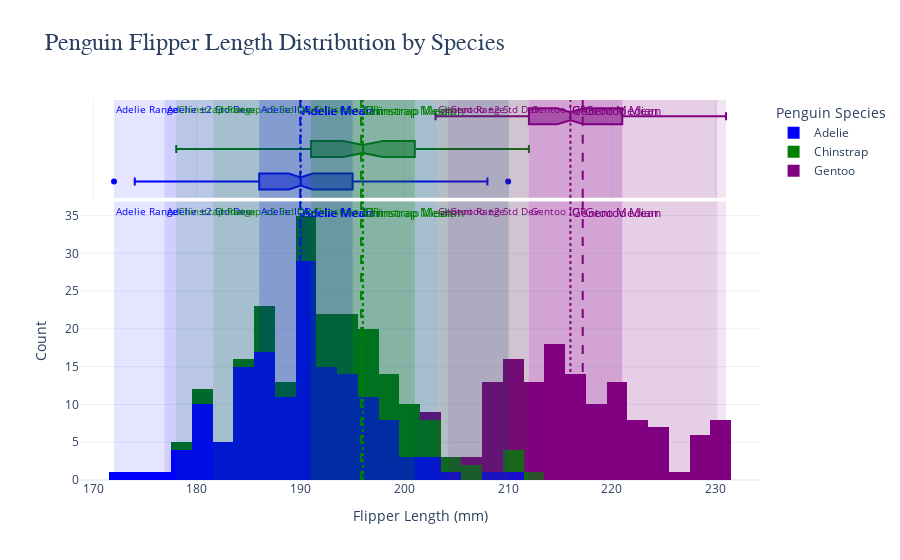

The notebook cell this image was saved under:
### Code cell
#Second graph

import plotly.express as px
import plotly.graph_objects as go
import seaborn as sns
import pandas as pd

# Load the penguins dataset
penguins = sns.load_dataset("penguins")

# Remove rows with missing data for flipper_length_mm
penguins = penguins.dropna(subset=["flipper_length_mm"])

# Color palette for species
species_colors = {
    'Adelie': 'blue',
    'Chinstrap': 'green',
    'Gentoo': 'purple'
}

# Create the histogram for each species
fig = px.histogram(penguins, x="flipper_length_mm", color="species", marginal="box", nbins=30,
                   title="Penguin Flipper Length Distribution by Species", color_discrete_map=species_colors)

# Customize the layout for better aesthetics
fig.update_layout(
    xaxis_title="Flipper Length (mm)",
    yaxis_title="Count",
    title_font=dict(size=24, family="Arial"),
    legend_title_text="Penguin Species",
    legend=dict(title_font=dict(size=14), font=dict(size=12)),
    template="plotly_white",
)

# Add vertical lines and rectangles for each species
for species in penguins["species"].unique():
    # Subset data for the species
    species_data = penguins[penguins["species"] == species]["flipper_length_mm"]
    
    # Calculate statistics
    mean_fl = species_data.mean()
    median_fl = species_data.median()
    min_fl = species_data.min()
    max_fl = species_data.max()
    q1_fl = species_data.quantile(0.25)
    q3_fl = species_data.quantile(0.75)
    std_fl = species_data.std()

    # Species-specific color for lines and rectangles
    color = species_colors[species]

    # Add vertical lines for mean and median
    fig.add_vline(x=mean_fl, line=dict(color=color, width=2, dash="dash"),
                  annotation_text=f"{species} Mean", annotation_position="top right", 
                  annotation_font_size=12, annotation_font_color=color)

    fig.add_vline(x=median_fl, line=dict(color=color, width=2, dash="dot"),
                  annotation_text=f"{species} Median", annotation_position="top right", 
                  annotation_font_size=12, annotation_font_color=color)

    # Add vertical rectangles for range, IQR, and two standard deviations from the mean
    # Range
    fig.add_vrect(x0=min_fl, x1=max_fl, line_width=0, fillcolor=color, opacity=0.1, 
                  annotation_text=f"{species} Range", annotation_position="top left",
                  annotation_font_size=10, annotation_font_color=color)
    
    # IQR
    fig.add_vrect(x0=q1_fl, x1=q3_fl, line_width=0, fillcolor=color, opacity=0.2, 
                  annotation_text=f"{species} IQR", annotation_position="top left",
                  annotation_font_size=10, annotation_font_color=color)
    
    # Two standard deviations from the mean
    fig.add_vrect(x0=mean_fl - 2 * std_fl, x1=mean_fl + 2 * std_fl, line_width=0, fillcolor=color, opacity=0.1, 
                  annotation_text=f"{species} ±2 Std Dev", annotation_position="top left",
                  annotation_font_size=10, annotation_font_color=color)

# Show the plot
fig.show(renderer="png")

### Figure 1 — Plotly figure (JSON) as saved in the notebook; plotly's stock layout.template omitted (floating-point values rounded to 4 significant figures; data arrays with more than 128 entries replaced by an {"elided": "..."} marker saying what was removed)
{"data": [{"alignmentgroup": "True", "bingroup": "x", "hovertemplate": "species=Adelie<br>flipper_length_mm=%{x}<br>count=%{y}<extra></extra>", "legendgroup": "Adelie", "marker": {"color": "blue", "pattern": {"shape": ""}}, "name": "Adelie", "nbinsx": 30, "offsetgroup": "Adelie", "orientation": "v", "showlegend": true, "type": "histogram", "x": {"elided": "151 int values"}, "xaxis": "x", "yaxis": "y"}, {"alignmentgroup": "True", "hovertemplate": "species=Adelie<br>flipper_length_mm=%{x}<extra></extra>", "legendgroup": "Adelie", "marker": {"color": "blue"}, "name": "Adelie", "notched": true, "offsetgroup": "Adelie", "showlegend": false, "type": "box", "x": {"elided": "151 int values"}, "xaxis": "x2", "yaxis": "y2"}, {"alignmentgroup": "True", "bingroup": "x", "hovertemplate": "species=Chinstrap<br>flipper_length_mm=%{x}<br>count=%{y}<extra></extra>", "legendgroup": "Chinstrap", "marker": {"color": "green", "pattern": {"shape": ""}}, "name": "Chinstrap", "nbinsx": 30, "offsetgroup": "Chinstrap", "orientation": "v", "showlegend": true, "type": "histogram", "x": [192, 196, 193, 188, 197, 198, 178, 197, 195, 198, 193, 194, 185, 201, 190, 201, 197, 181, 190, 195, 181, 191, 187, 193, 195, 197, 200, 200, 191, 205, 187, 201, 187, 203, 195, 199, 195, 210, 192, 205, 210, 187, 196, 196, 196, 201, 190, 212, 187, 198, 199, 201, 193, 203, 187, 197, 191, 203, 202, 194, 206, 189, 195, 207, 202, 193, 210, 198], "xaxis": "x", "yaxis": "y"}, {"alignmentgroup": "True", "hovertemplate": "species=Chinstrap<br>flipper_length_mm=%{x}<extra></extra>", "legendgroup": "Chinstrap", "marker": {"color": "green"}, "name": "Chinstrap", "notched": true, "offsetgroup": "Chinstrap", "showlegend": false, "type": "box", "x": [192, 196, 193, 188, 197, 198, 178, 197, 195, 198, 193, 194, 185, 201, 190, 201, 197, 181, 190, 195, 181, 191, 187, 193, 195, 197, 200, 200, 191, 205, 187, 201, 187, 203, 195, 199, 195, 210, 192, 205, 210, 187, 196, 196, 196, 201, 190, 212, 187, 198, 199, 201, 193, 203, 187, 197, 191, 203, 202, 194, 206, 189, 195, 207, 202, 193, 210, 198], "xaxis": "x2", "yaxis": "y2"}, {"alignmentgroup": "True", "bingroup": "x", "hovertemplate": "species=Gentoo<br>flipper_length_mm=%{x}<br>count=%{y}<extra></extra>", "legendgroup": "Gentoo", "marker": {"color": "purple", "pattern": {"shape": ""}}, "name": "Gentoo", "nbinsx": 30, "offsetgroup": "Gentoo", "orientation": "v", "showlegend": true, "type": "histogram", "x": [211, 230, 210, 218, 215, 210, 211, 219, 209, 215, 214, 216, 214, 213, 210, 217, 210, 221, 209, 222, 218, 215, 213, 215, 215, 215, 216, 215, 210, 220, 222, 209, 207, 230, 220, 220, 213, 219, 208, 208, 208, 225, 210, 216, 222, 217, 210, 225, 213, 215, 210, 220, 210, 225, 217, 220, 208, 220, 208, 224, 208, 221, 214, 231, 219, 230, 214, 229, 220, 223, 216, 221, 221, 217, 216, 230, 209, 220, 215, 223, 212, 221, 212, 224, 212, 228, 218, 218, 212, 230, 218, 228, 212, 224, 214, 226, 216, 222, 203, 225, 219, 228, 215, 228, 216, 215, 210, 219, 208, 209, 216, 229, 213, 230, 217, 230, 217, 222, 214, 215, 222, 212, 213], "xaxis": "x", "yaxis": "y"}, {"alignmentgroup": "True", "hovertemplate": "species=Gentoo<br>flipper_length_mm=%{x}<extra></extra>", "legendgroup": "Gentoo", "marker": {"color": "purple"}, "name": "Gentoo", "notched": true, "offsetgroup": "Gentoo", "showlegend": false, "type": "box", "x": [211, 230, 210, 218, 215, 210, 211, 219, 209, 215, 214, 216, 214, 213, 210, 217, 210, 221, 209, 222, 218, 215, 213, 215, 215, 215, 216, 215, 210, 220, 222, 209, 207, 230, 220, 220, 213, 219, 208, 208, 208, 225, 210, 216, 222, 217, 210, 225, 213, 215, 210, 220, 210, 225, 217, 220, 208, 220, 208, 224, 208, 221, 214, 231, 219, 230, 214, 229, 220, 223, 216, 221, 221, 217, 216, 230, 209, 220, 215, 223, 212, 221, 212, 224, 212, 228, 218, 218, 212, 230, 218, 228, 212, 224, 214, 226, 216, 222, 203, 225, 219, 228, 215, 228, 216, 215, 210, 219, 208, 209, 216, 229, 213, 230, 217, 230, 217, 222, 214, 215, 222, 212, 213], "xaxis": "x2", "yaxis": "y2"}], "layout": {"annotations": [{"font": {"color": "blue", "size": 12}, "showarrow": false, "text": "Adelie Mean", "x": 190.0, "xanchor": "left", "xref": "x", "y": 1, "yanchor": "top", "yref": "y domain"}, {"font": {"color": "blue", "size": 12}, "showarrow": false, "text": "Adelie Mean", "x": 190.0, "xanchor": "left", "xref": "x2", "y": 1, "yanchor": "top", "yref": "y2 domain"}, {"font": {"color": "blue", "size": 12}, "showarrow": false, "text": "Adelie Median", "x": 190, "xanchor": "left", "xref": "x", "y": 1, "yanchor": "top", "yref": "y domain"}, {"font": {"color": "blue", "size": 12}, "showarrow": false, "text": "Adelie Median", "x": 190, "xanchor": "left", "xref": "x2", "y": 1, "yanchor": "top", "yref": "y2 domain"}, {"font": {"color": "blue", "size": 10}, "showarrow": false, "text": "Adelie Range", "x": 172, "xanchor": "left", "xref": "x", "y": 1, "yanchor": "top", "yref": "y domain"}, {"font": {"color": "blue", "size": 10}, "showarrow": false, "text": "Adelie Range", "x": 172, "xanchor": "left", "xref": "x2", "y": 1, "yanchor": "top", "yref": "y2 domain"}, {"font": {"color": "blue", "size": 10}, "showarrow": false, "text": "Adelie IQR", "x": 186, "xanchor": "left", "xref": "x", "y": 1, "yanchor": "top", "yref": "y domain"}, {"font": {"color": "blue", "size": 10}, "showarrow": false, "text": "Adelie IQR", "x": 186, "xanchor": "left", "xref": "x2", "y": 1, "yanchor": "top", "yref": "y2 domain"}, {"font": {"color": "blue", "size": 10}, "showarrow": false, "text": "Adelie ±2 Std Dev", "x": 176.9, "xanchor": "left", "xref": "x", "y": 1, "yanchor": "top", "yref": "y domain"}, {"font": {"color": "blue", "size": 10}, "showarrow": false, "text": "Adelie ±2 Std Dev", "x": 176.9, "xanchor": "left", "xref": "x2", "y": 1, "yanchor": "top", "yref": "y2 domain"}, {"font": {"color": "green", "size": 12}, "showarrow": false, "text": "Chinstrap Mean", "x": 195.8, "xanchor": "left", "xref": "x", "y": 1, "yanchor": "top", "yref": "y domain"}, {"font": {"color": "green", "size": 12}, "showarrow": false, "text": "Chinstrap Mean", "x": 195.8, "xanchor": "left", "xref": "x2", "y": 1, "yanchor": "top", "yref": "y2 domain"}, {"font": {"color": "green", "size": 12}, "showarrow": false, "text": "Chinstrap Median", "x": 196, "xanchor": "left", "xref": "x", "y": 1, "yanchor": "top", "yref": "y domain"}, {"font": {"color": "green", "size": 12}, "showarrow": false, "text": "Chinstrap Median", "x": 196, "xanchor": "left", "xref": "x2", "y": 1, "yanchor": "top", "yref": "y2 domain"}, {"font": {"color": "green", "size": 10}, "showarrow": false, "text": "Chinstrap Range", "x": 178, "xanchor": "left", "xref": "x", "y": 1, "yanchor": "top", "yref": "y domain"}, {"font": {"color": "green", "size": 10}, "showarrow": false, "text": "Chinstrap Range", "x": 178, "xanchor": "left", "xref": "x2", "y": 1, "yanchor": "top", "yref": "y2 domain"}, {"font": {"color": "green", "size": 10}, "showarrow": false, "text": "Chinstrap IQR", "x": 191, "xanchor": "left", "xref": "x", "y": 1, "yanchor": "top", "yref": "y domain"}, {"font": {"color": "green", "size": 10}, "showarrow": false, "text": "Chinstrap IQR", "x": 191, "xanchor": "left", "xref": "x2", "y": 1, "yanchor": "top", "yref": "y2 domain"}, {"font": {"color": "green", "size": 10}, "showarrow": false, "text": "Chinstrap ±2 Std Dev", "x": 181.6, "xanchor": "left", "xref": "x", "y": 1, "yanchor": "top", "yref": "y domain"}, {"font": {"color": "green", "size": 10}, "showarrow": false, "text": "Chinstrap ±2 Std Dev", "x": 181.6, "xanchor": "left", "xref": "x2", "y": 1, "yanchor": "top", "yref": "y2 domain"}, {"font": {"color": "purple", "size": 12}, "showarrow": false, "text": "Gentoo Mean", "x": 217.2, "xanchor": "left", "xref": "x", "y": 1, "yanchor": "top", "yref": "y domain"}, {"font": {"color": "purple", "size": 12}, "showarrow": false, "text": "Gentoo Mean", "x": 217.2, "xanchor": "left", "xref": "x2", "y": 1, "yanchor": "top", "yref": "y2 domain"}, {"font": {"color": "purple", "size": 12}, "showarrow": false, "text": "Gentoo Median", "x": 216, "xanchor": "left", "xref": "x", "y": 1, "yanchor": "top", "yref": "y domain"}, {"font": {"color": "purple", "size": 12}, "showarrow": false, "text": "Gentoo Median", "x": 216, "xanchor": "left", "xref": "x2", "y": 1, "yanchor": "top", "yref": "y2 domain"}, {"font": {"color": "purple", "size": 10}, "showarrow": false, "text": "Gentoo Range", "x": 203, "xanchor": "left", "xref": "x", "y": 1, "yanchor": "top", "yref": "y domain"}, {"font": {"color": "purple", "size": 10}, "showarrow": false, "text": "Gentoo Range", "x": 203, "xanchor": "left", "xref": "x2", "y": 1, "yanchor": "top", "yref": "y2 domain"}, {"font": {"color": "purple", "size": 10}, "showarrow": false, "text": "Gentoo IQR", "x": 212, "xanchor": "left", "xref": "x", "y": 1, "yanchor": "top", "yref": "y domain"}, {"font": {"color": "purple", "size": 10}, "showarrow": false, "text": "Gentoo IQR", "x": 212, "xanchor": "left", "xref": "x2", "y": 1, "yanchor": "top", "yref": "y2 domain"}, {"font": {"color": "purple", "size": 10}, "showarrow": false, "text": "Gentoo ±2 Std Dev", "x": 204.2, "xanchor": "left", "xref": "x", "y": 1, "yanchor": "top", "yref": "y domain"}, {"font": {"color": "purple", "size": 10}, "showarrow": false, "text": "Gentoo ±2 Std Dev", "x": 204.2, "xanchor": "left", "xref": "x2", "y": 1, "yanchor": "top", "yref": "y2 domain"}], "barmode": "relative", "legend": {"font": {"size": 12}, "title": {"font": {"size": 14}, "text": "Penguin Species"}, "tracegroupgap": 0}, "shapes": [{"line": {"color": "blue", "dash": "dash", "width": 2}, "type": "line", "x0": 190.0, "x1": 190.0, "xref": "x", "y0": 0, "y1": 1, "yref": "y domain"}, {"line": {"color": "blue", "dash": "dash", "width": 2}, "type": "line", "x0": 190.0, "x1": 190.0, "xref": "x2", "y0": 0, "y1": 1, "yref": "y2 domain"}, {"line": {"color": "blue", "dash": "dot", "width": 2}, "type": "line", "x0": 190, "x1": 190, "xref": "x", "y0": 0, "y1": 1, "yref": "y domain"}, {"line": {"color": "blue", "dash": "dot", "width": 2}, "type": "line", "x0": 190, "x1": 190, "xref": "x2", "y0": 0, "y1": 1, "yref": "y2 domain"}, {"fillcolor": "blue", "line": {"width": 0}, "opacity": 0.1, "type": "rect", "x0": 172, "x1": 210, "xref": "x", "y0": 0, "y1": 1, "yref": "y domain"}, {"fillcolor": "blue", "line": {"width": 0}, "opacity": 0.1, "type": "rect", "x0": 172, "x1": 210, "xref": "x2", "y0": 0, "y1": 1, "yref": "y2 domain"}, {"fillcolor": "blue", "line": {"width": 0}, "opacity": 0.2, "type": "rect", "x0": 186, "x1": 195, "xref": "x", "y0": 0, "y1": 1, "yref": "y domain"}, {"fillcolor": "blue", "line": {"width": 0}, "opacity": 0.2, "type": "rect", "x0": 186, "x1": 195, "xref": "x2", "y0": 0, "y1": 1, "yref": "y2 domain"}, {"fillcolor": "blue", "line": {"width": 0}, "opacity": 0.1, "type": "rect", "x0": 176.9, "x1": 203.0, "xref": "x", "y0": 0, "y1": 1, "yref": "y domain"}, {"fillcolor": "blue", "line": {"width": 0}, "opacity": 0.1, "type": "rect", "x0": 176.9, "x1": 203.0, "xref": "x2", "y0": 0, "y1": 1, "yref": "y2 domain"}, {"line": {"color": "green", "dash": "dash", "width": 2}, "type": "line", "x0": 195.8, "x1": 195.8, "xref": "x", "y0": 0, "y1": 1, "yref": "y domain"}, {"line": {"color": "green", "dash": "dash", "width": 2}, "type": "line", "x0": 195.8, "x1": 195.8, "xref": "x2", "y0": 0, "y1": 1, "yref": "y2 domain"}, {"line": {"color": "green", "dash": "dot", "width": 2}, "type": "line", "x0": 196, "x1": 196, "xref": "x", "y0": 0, "y1": 1, "yref": "y domain"}, {"line": {"color": "green", "dash": "dot", "width": 2}, "type": "line", "x0": 196, "x1": 196, "xref": "x2", "y0": 0, "y1": 1, "yref": "y2 domain"}, {"fillcolor": "green", "line": {"width": 0}, "opacity": 0.1, "type": "rect", "x0": 178, "x1": 212, "xref": "x", "y0": 0, "y1": 1, "yref": "y domain"}, {"fillcolor": "green", "line": {"width": 0}, "opacity": 0.1, "type": "rect", "x0": 178, "x1": 212, "xref": "x2", "y0": 0, "y1": 1, "yref": "y2 domain"}, {"fillcolor": "green", "line": {"width": 0}, "opacity": 0.2, "type": "rect", "x0": 191, "x1": 201, "xref": "x", "y0": 0, "y1": 1, "yref": "y domain"}, {"fillcolor": "green", "line": {"width": 0}, "opacity": 0.2, "type": "rect", "x0": 191, "x1": 201, "xref": "x2", "y0": 0, "y1": 1, "yref": "y2 domain"}, {"fillcolor": "green", "line": {"width": 0}, "opacity": 0.1, "type": "rect", "x0": 181.6, "x1": 210.1, "xref": "x", "y0": 0, "y1": 1, "yref": "y domain"}, {"fillcolor": "green", "line": {"width": 0}, "opacity": 0.1, "type": "rect", "x0": 181.6, "x1": 210.1, "xref": "x2", "y0": 0, "y1": 1, "yref": "y2 domain"}, {"line": {"color": "purple", "dash": "dash", "width": 2}, "type": "line", "x0": 217.2, "x1": 217.2, "xref": "x", "y0": 0, "y1": 1, "yref": "y domain"}, {"line": {"color": "purple", "dash": "dash", "width": 2}, "type": "line", "x0": 217.2, "x1": 217.2, "xref": "x2", "y0": 0, "y1": 1, "yref": "y2 domain"}, {"line": {"color": "purple", "dash": "dot", "width": 2}, "type": "line", "x0": 216, "x1": 216, "xref": "x", "y0": 0, "y1": 1, "yref": "y domain"}, {"line": {"color": "purple", "dash": "dot", "width": 2}, "type": "line", "x0": 216, "x1": 216, "xref": "x2", "y0": 0, "y1": 1, "yref": "y2 domain"}, {"fillcolor": "purple", "line": {"width": 0}, "opacity": 0.1, "type": "rect", "x0": 203, "x1": 231, "xref": "x", "y0": 0, "y1": 1, "yref": "y domain"}, {"fillcolor": "purple", "line": {"width": 0}, "opacity": 0.1, "type": "rect", "x0": 203, "x1": 231, "xref": "x2", "y0": 0, "y1": 1, "yref": "y2 domain"}, {"fillcolor": "purple", "line": {"width": 0}, "opacity": 0.2, "type": "rect", "x0": 212, "x1": 221, "xref": "x", "y0": 0, "y1": 1, "yref": "y domain"}, {"fillcolor": "purple", "line": {"width": 0}, "opacity": 0.2, "type": "rect", "x0": 212, "x1": 221, "xref": "x2", "y0": 0, "y1": 1, "yref": "y2 domain"}, {"fillcolor": "purple", "line": {"width": 0}, "opacity": 0.1, "type": "rect", "x0": 204.2, "x1": 230.2, "xref": "x", "y0": 0, "y1": 1, "yref": "y domain"}, {"fillcolor": "purple", "line": {"width": 0}, "opacity": 0.1, "type": "rect", "x0": 204.2, "x1": 230.2, "xref": "x2", "y0": 0, "y1": 1, "yref": "y2 domain"}], "title": {"font": {"family": "Arial", "size": 24}, "text": "Penguin Flipper Length Distribution by Species"}, "xaxis": {"anchor": "y", "domain": [0, 1], "title": {"text": "Flipper Length (mm)"}}, "xaxis2": {"anchor": "y2", "domain": [0, 1], "matches": "x", "showgrid": true, "showticklabels": false}, "yaxis": {"anchor": "x", "domain": [0, 0.7326], "title": {"text": "Count"}}, "yaxis2": {"anchor": "x2", "domain": [0.7426, 1], "matches": "y2", "showgrid": false, "showline": false, "showticklabels": false, "ticks": ""}}}
